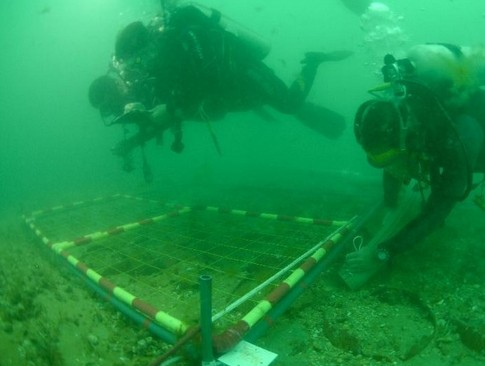
%> input picture Attachment/Attachment 1/image_006.png, 485 x 366 px; its folder holds only this picture in this run
$ octave A_1_whole_handle.m   (GNU Octave 9; MATLAB toolbox functions it lacks are replaced by stand-ins)
%> lines starting %> are read from the running program, lines starting %| are printed output that depends on the picture
clear all;
close all;

% 设置文件夹路径，将这里替换为你实际存放图片的文件夹路径
folder_path = 'C:\Users\ASUS\Desktop\git\APMCM-2024-A\Attachment\Attachment 1';

% 获取文件夹中的所有.jpg和.png格式的图片文件列表
file_list = dir(fullfile(folder_path, '*.jpg'));
file_list = [file_list; dir(fullfile(folder_path, '*.png'))];

% 设定均值差值阈值和方差比值阈值
meanDiffThreshold = 20;
varRatioThreshold = 2;

% 设定判断弱光的阈值
lowLightThreshold = 50;
histogramThreshold = 0.7;

for i = 1:length(file_list)
    % 获取当前图片的完整文件名
    file_name = fullfile(folder_path, file_list(i).name);

    % 读取图像
    image = imread(file_name);
%> image is the input picture: size 366x485x3 uint8; mean R, G, B 26.3, 146.2, 74.3

    % 数据类型转换（如果需要）
    if isa(image, 'uint16')
        image = im2uint8(image);
    end

    % 分离颜色通道
    redChannel = image(:, :, 1);
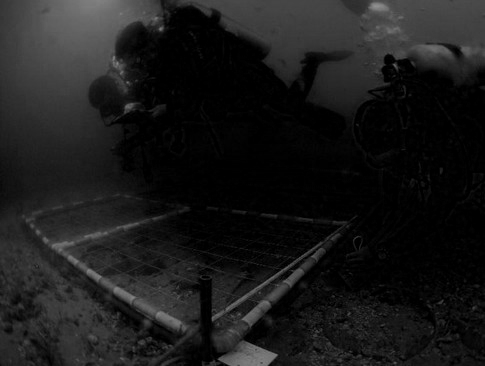
%> redChannel: size 366x485 uint8; min 0, max 146, mean 26.3
    greenChannel = image(:, :, 2);
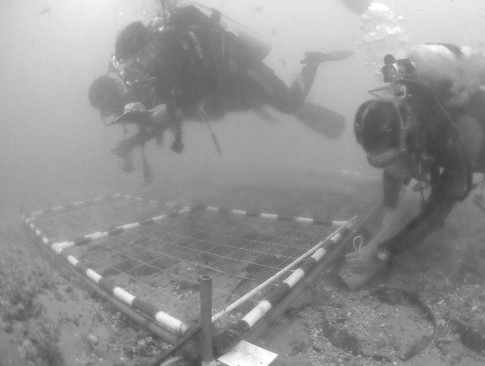
%> greenChannel: size 366x485 uint8; min 61, max 255, mean 146.2
    blueChannel = image(:, :, 3);
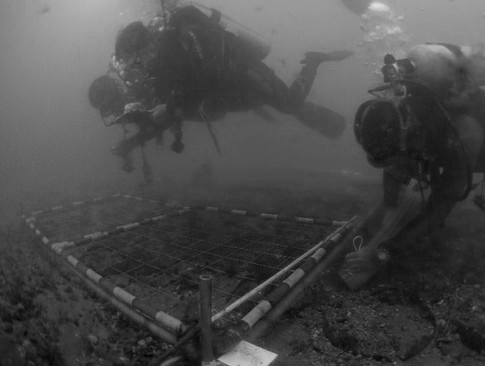
%> blueChannel: size 366x485 uint8; min 0, max 223, mean 74.3

    % 计算颜色通道直方图
    histRed = imhist(redChannel);
%> histRed = 256 values, max 29249 at index 1, min 0 at index 139, mean 693.4
    histGreen = imhist(greenChannel);
%> histGreen = 256 values, max 2260 at index 161, min 0 at index 1, mean 693.4
    histBlue = imhist(blueChannel);
%> histBlue = 256 values, max 2686 at index 51, min 0 at index 2, mean 693.4

    % 计算各通道均值
    redMean = mean(redChannel(:));
%> redMean = 26.3
    greenMean = mean(greenChannel(:));
%> greenMean = 146.2
    blueMean = mean(blueChannel(:));
%> blueMean = 74.31

    % 计算各通道方差
    redVar = var(double(redChannel(:)), 1);
%> redVar = 775.8
    greenVar = var(double(greenChannel(:)), 1);
%> greenVar = 1529.2
    blueVar = var(double(blueChannel(:)), 1);
%> blueVar = 1502.1

    % 判断均值差异是否超过阈值
    if abs(redMean - greenMean) > meanDiffThreshold || abs(redMean - blueMean) > meanDiffThreshold || abs(greenMean - blueMean) > meanDiffThreshold
        disp([file_name,'图像可能存在偏色（基于均值差异判断）']);
    end

    % 判断方差比值是否超过阈值
    if redVar / greenVar > varRatioThreshold || redVar / blueVar > varRatioThreshold || greenVar / blueVar > varRatioThreshold
        disp([file_name,'图像可能存在偏色（基于方差比值判断）']);
    end

    % 找到直方图峰值对应的颜色强度值
    [~, redPeakBin] = max(histRed);
%> redPeakBin = 1
    [~, greenPeakBin] = max(histGreen);
%> greenPeakBin = 161
    [~, bluePeakBin] = max(histBlue);
%> bluePeakBin = 51

    % 结合直方图峰值和统计差异综合判断偏色
    if (abs(redMean - greenMean) > meanDiffThreshold || abs(redMean - blueMean) > meanDiffThreshold || abs(greenMean - blueMean) > meanDiffThreshold) ||...
            (redVar / greenVar > varRatioThreshold || redVar / blueVar > varRatioThreshold || greenVar / blueVar > varRatioThreshold) ||...
            (abs(redPeakBin - greenPeakBin) > 30 || abs(redPeakBin - bluePeakBin) > 30 || abs(greenPeakBin - bluePeakBin) > 30)
        disp([file_name,'图像存在偏色可能性较高，综合判断依据：均值差异、方差比值及直方图峰值差异']);
    end

    % [14 lines of commented-out code are left out]
    grayImage = rgb2gray(image);
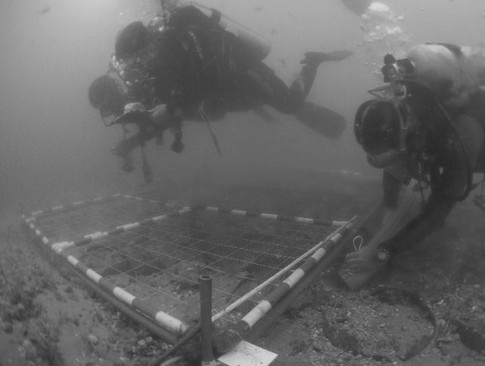
%> grayImage: size 366x485 uint8; min 38, max 219, mean 102.2

    % 计算灰度图像像素值的均值
    meanGrayValue = mean(grayImage(:));
%> meanGrayValue = 102.2

    % 计算灰度图像的直方图
    grayHist = imhist(grayImage);
%> grayHist = 256 values, max 2892 at index 105, min 0 at index 1, mean 693.4

    % 判断图像是否为弱光图像（基于均值）
    if meanGrayValue < lowLightThreshold
        disp([file_name,'图像可能是弱光图像（基于均值判断）']);
    end

    % 计算灰度直方图中低亮度区域（这里假设0 - 50为低亮度区域）的像素比例
    lowLightPixelsRatio = sum(grayHist(1:50))/numel(grayImage);
%> lowLightPixelsRatio = 0.019

    % 判断图像是否为弱光图像（基于直方图）
    if lowLightPixelsRatio > histogramThreshold
        disp([file_name,'图像可能是弱光图像（基于直方图判断）']);
    end
end

$ run again, on Attachment/Attachment 1/image_017.png
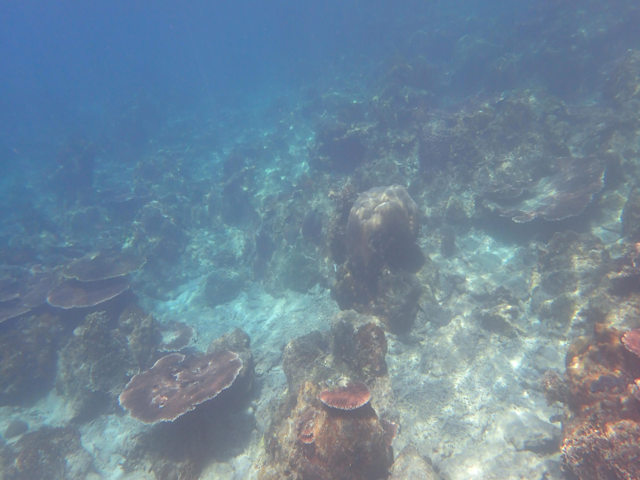
%> input picture Attachment/Attachment 1/image_017.png, 640 x 480 px
%> image is the input picture: size 480x640x3 uint8; mean R, G, B 111.4, 135, 153.7
%> `redChannel = image(:, :, 1);`:
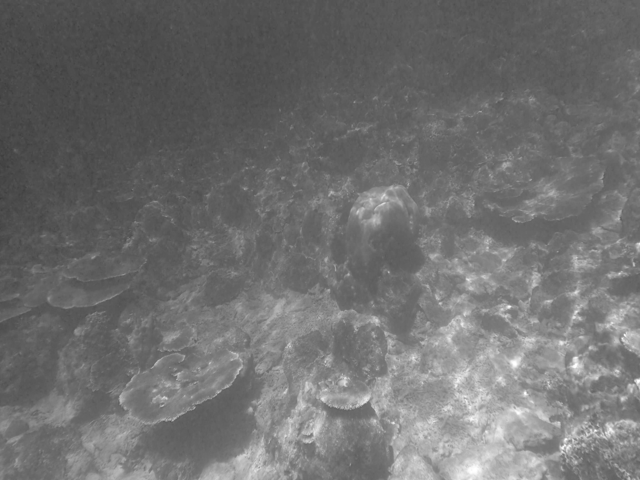
%> redChannel: size 480x640 uint8; min 59, max 255, mean 111.4
%> `blueChannel = image(:, :, 3);`:
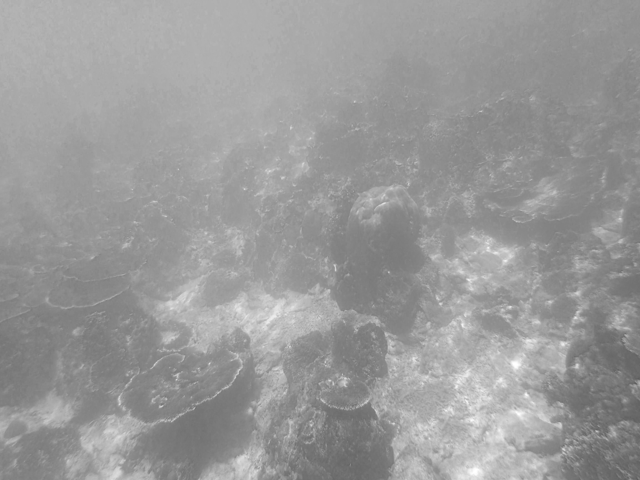
%> blueChannel: size 480x640 uint8; min 92, max 255, mean 153.7
%> histRed = 256 values, max 5530 at index 93, min 0 at index 1, mean 1200
%> histGreen = 256 values, max 12329 at index 121, min 0 at index 1, mean 1200
%> histBlue = 256 values, max 7507 at index 176, min 0 at index 1, mean 1200
%> redMean = 111.4
%> greenMean = 135
%> blueMean = 153.7
%> redVar = 883.2
%> greenVar = 634
%> blueVar = 405
%> redPeakBin = 93
%> greenPeakBin = 121
%> bluePeakBin = 176
%> meanGrayValue = 130.1
%> grayHist = 256 values, max 16705 at index 118, min 0 at index 1, mean 1200
%> lowLightPixelsRatio = 0

$ run again, on Attachment/Attachment 1/image_022.png
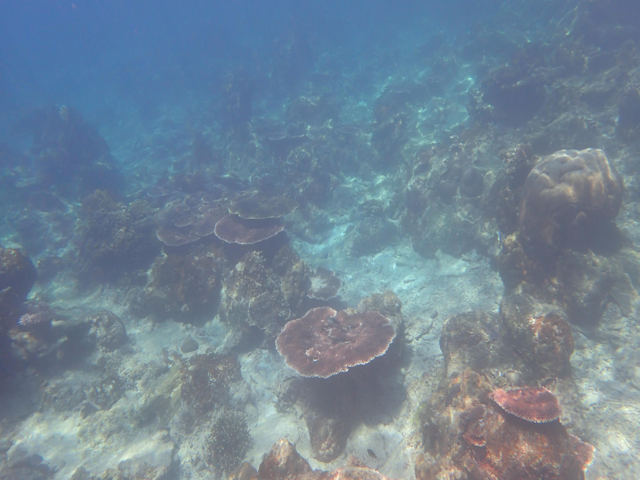
%> input picture Attachment/Attachment 1/image_022.png, 640 x 480 px
%> image is the input picture: size 480x640x3 uint8; mean R, G, B 112.7, 132.6, 149.4
%> `redChannel = image(:, :, 1);`:
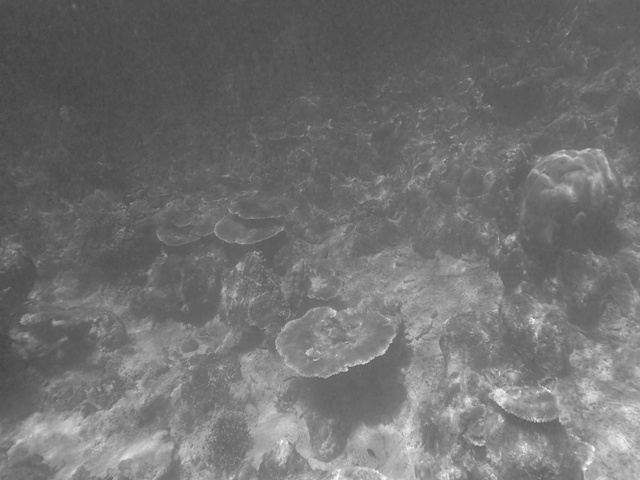
%> redChannel: size 480x640 uint8; min 63, max 252, mean 112.7
%> `blueChannel = image(:, :, 3);`:
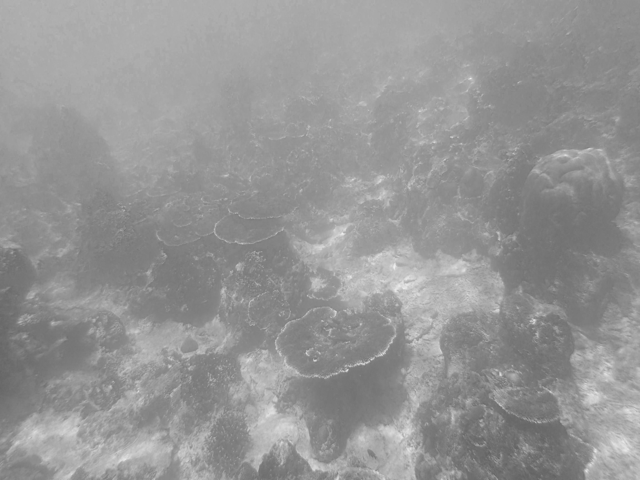
%> blueChannel: size 480x640 uint8; min 98, max 239, mean 149.4
%> histRed = 256 values, max 5861 at index 95, min 0 at index 1, mean 1200
%> histGreen = 256 values, max 11130 at index 123, min 0 at index 1, mean 1200
%> histBlue = 256 values, max 6820 at index 168, min 0 at index 1, mean 1200
%> redMean = 112.7
%> greenMean = 132.6
%> blueMean = 149.4
%> redVar = 772.1
%> greenVar = 567.5
%> blueVar = 380.3
%> redPeakBin = 95
%> greenPeakBin = 123
%> bluePeakBin = 168
%> meanGrayValue = 128.6
%> grayHist = 256 values, max 14435 at index 116, min 0 at index 1, mean 1200
%> lowLightPixelsRatio = 0

$ run again, on Attachment/Attachment 1/image_023.png
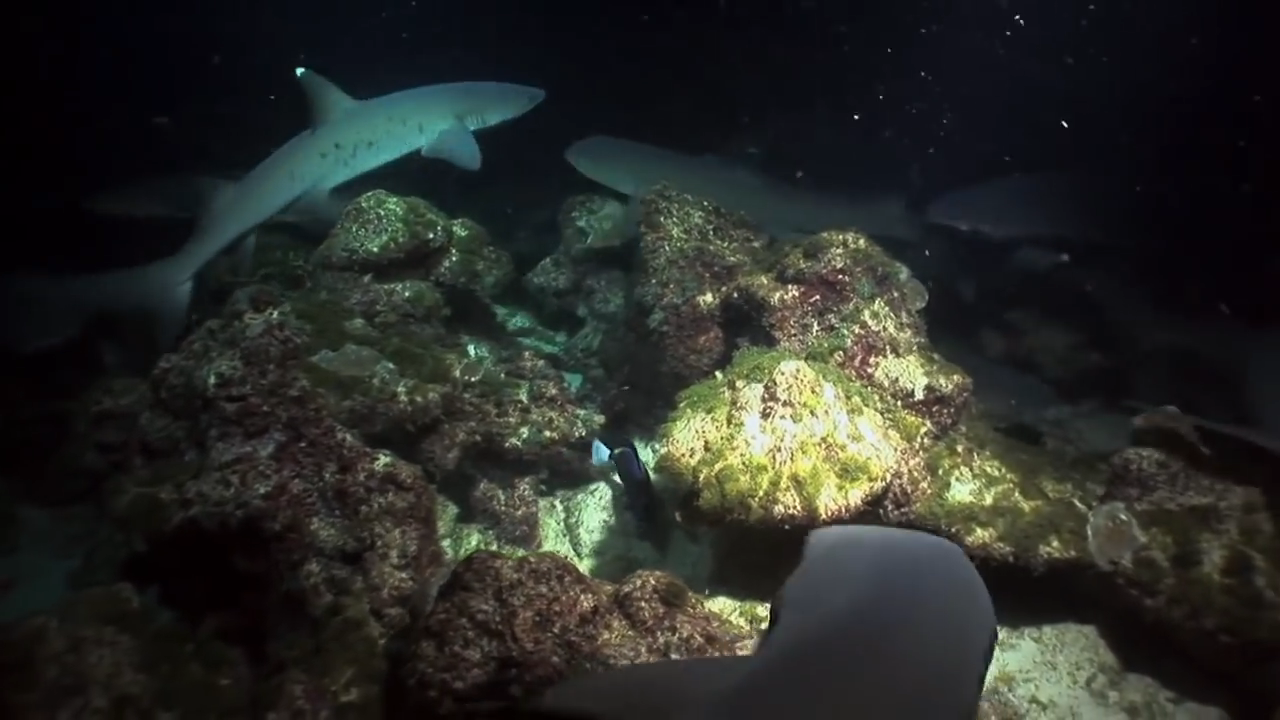
%> input picture Attachment/Attachment 1/image_023.png, 1280 x 720 px
%> image is the input picture: size 720x1280x3 uint8; mean R, G, B 40.8, 43, 38.9
%> `greenChannel = image(:, :, 2);`:
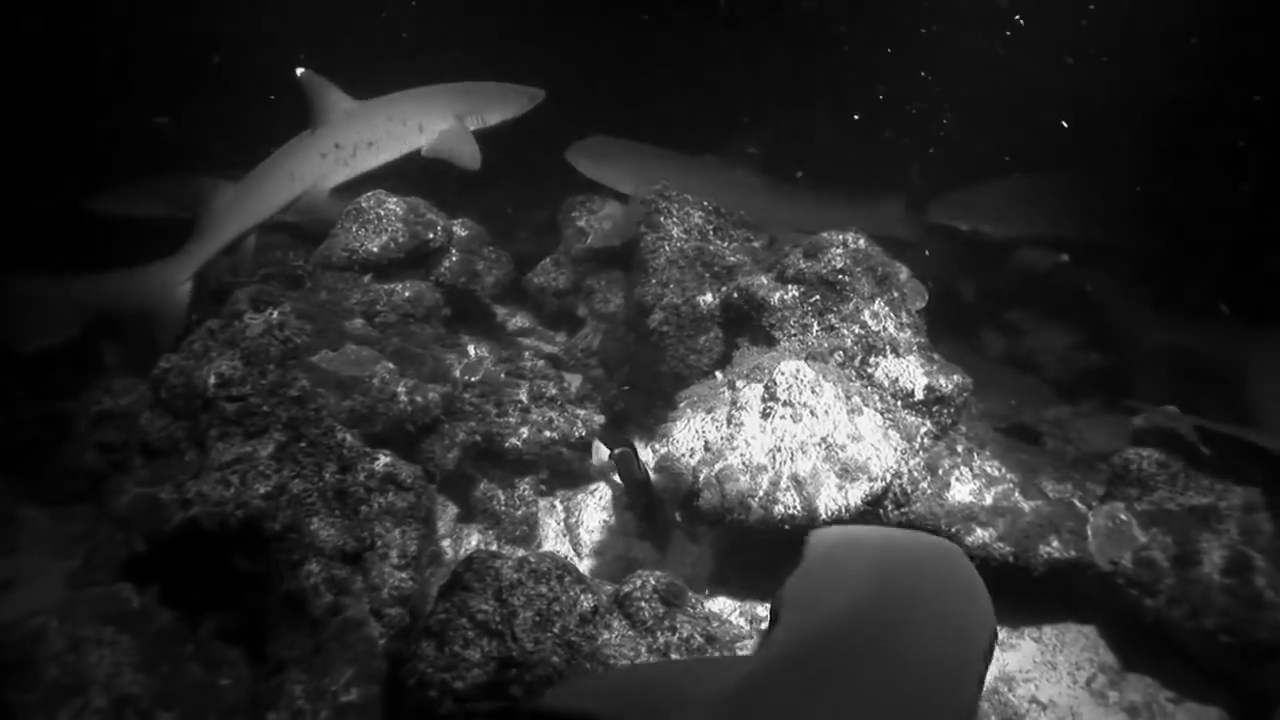
%> greenChannel: size 720x1280 uint8; min 0, max 255, mean 43
%> `blueChannel = image(:, :, 3);`:
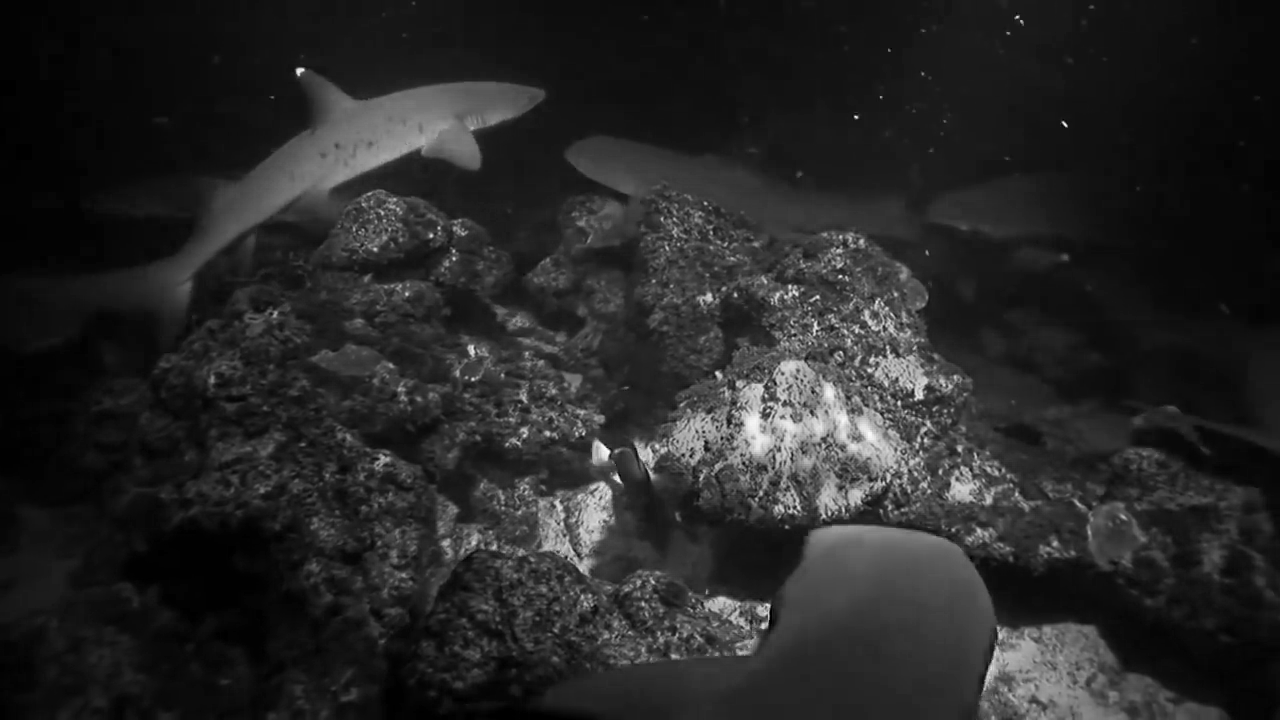
%> blueChannel: size 720x1280 uint8; min 0, max 255, mean 38.9
%> histRed = 256 values, max 32948 at index 13, min 41 at index 1, mean 3600
%> histGreen = 256 values, max 26538 at index 14, min 45 at index 255, mean 3600
%> histBlue = 256 values, max 26104 at index 18, min 0 at index 253, mean 3600
%> redMean = 40.83
%> greenMean = 43
%> blueMean = 38.86
%> redVar = 1969.1
%> greenVar = 2212.1
%> blueVar = 1280.1
%> redPeakBin = 13
%> greenPeakBin = 14
%> bluePeakBin = 18
%> meanGrayValue = 41.87
%> grayHist = 256 values, max 31071 at index 14, min 0 at index 254, mean 3600
%> lowLightPixelsRatio = 0.712

$ run again, on Attachment/Attachment 1/image_007.png
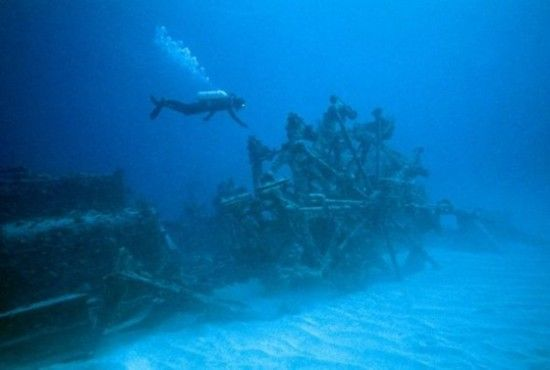
%> input picture Attachment/Attachment 1/image_007.png, 550 x 370 px
%> image is the input picture: size 370x550x3 uint8; mean R, G, B 4.7, 113.9, 177.4
%> histRed = 256 values, max 59525 at index 1, min 0 at index 97, mean 794.9
%> histGreen = 256 values, max 2377 at index 129, min 0 at index 1, mean 794.9
%> histBlue = 256 values, max 2857 at index 244, min 0 at index 1, mean 794.9
%> redMean = 4.7
%> greenMean = 113.9
%> blueMean = 177.4
%> redVar = 107.1
%> greenVar = 1695.4
%> blueVar = 3177.8
%> redPeakBin = 1
%> greenPeakBin = 129
%> bluePeakBin = 244
%> `grayImage = rgb2gray(image);`:
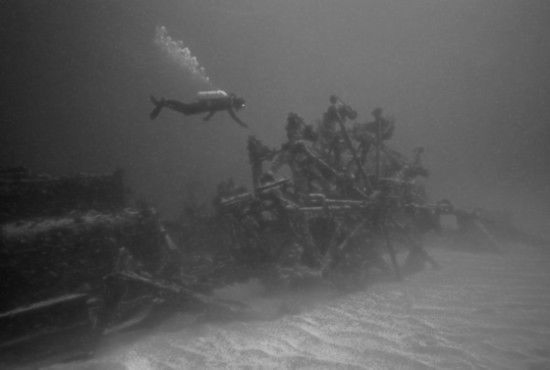
%> grayImage: size 370x550 uint8; min 11, max 185, mean 88.5
%> meanGrayValue = 88.51
%> grayHist = 256 values, max 2999 at index 99, min 0 at index 1, mean 794.9
%> lowLightPixelsRatio = 0.13
